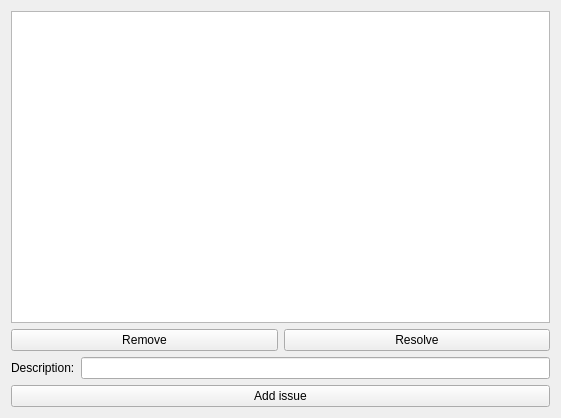
<?xml version="1.0" encoding="UTF-8"?>
<ui version="4.0">
 <class>UserWindowClass</class>
 <widget class="QWidget" name="UserWindowClass">
  <property name="geometry">
   <rect>
    <x>0</x>
    <y>0</y>
    <width>561</width>
    <height>418</height>
   </rect>
  </property>
  <property name="windowTitle">
   <string>UserWindow</string>
  </property>
  <layout class="QHBoxLayout" name="horizontalLayout_3">
   <item>
    <layout class="QVBoxLayout" name="verticalLayout_2">
     <item>
      <widget class="QTableView" name="questionsTable"/>
     </item>
     <item>
      <layout class="QHBoxLayout" name="horizontalLayout_2">
       <item>
        <widget class="QPushButton" name="removeButton">
         <property name="text">
          <string>Remove</string>
         </property>
        </widget>
       </item>
       <item>
        <widget class="QPushButton" name="resolveButton">
         <property name="text">
          <string>Resolve</string>
         </property>
        </widget>
       </item>
      </layout>
     </item>
     <item>
      <layout class="QVBoxLayout" name="verticalLayout">
       <item>
        <layout class="QHBoxLayout" name="horizontalLayout">
         <item>
          <widget class="QLabel" name="label">
           <property name="text">
            <string>Description:</string>
           </property>
          </widget>
         </item>
         <item>
          <widget class="QLineEdit" name="descriptionInput"/>
         </item>
        </layout>
       </item>
       <item>
        <widget class="QPushButton" name="addIssueButton">
         <property name="text">
          <string>Add issue</string>
         </property>
        </widget>
       </item>
      </layout>
     </item>
    </layout>
   </item>
  </layout>
 </widget>
 <layoutdefault spacing="6" margin="11"/>
 <resources/>
 <connections/>
</ui>
